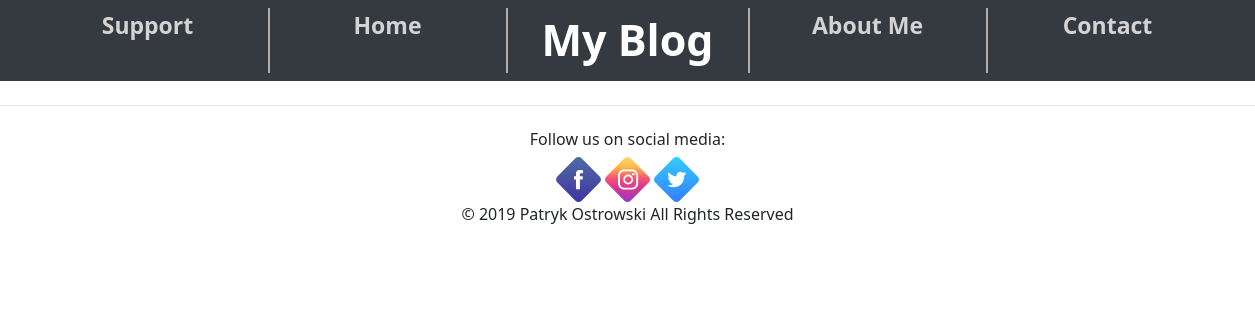
The app's page /, older data.
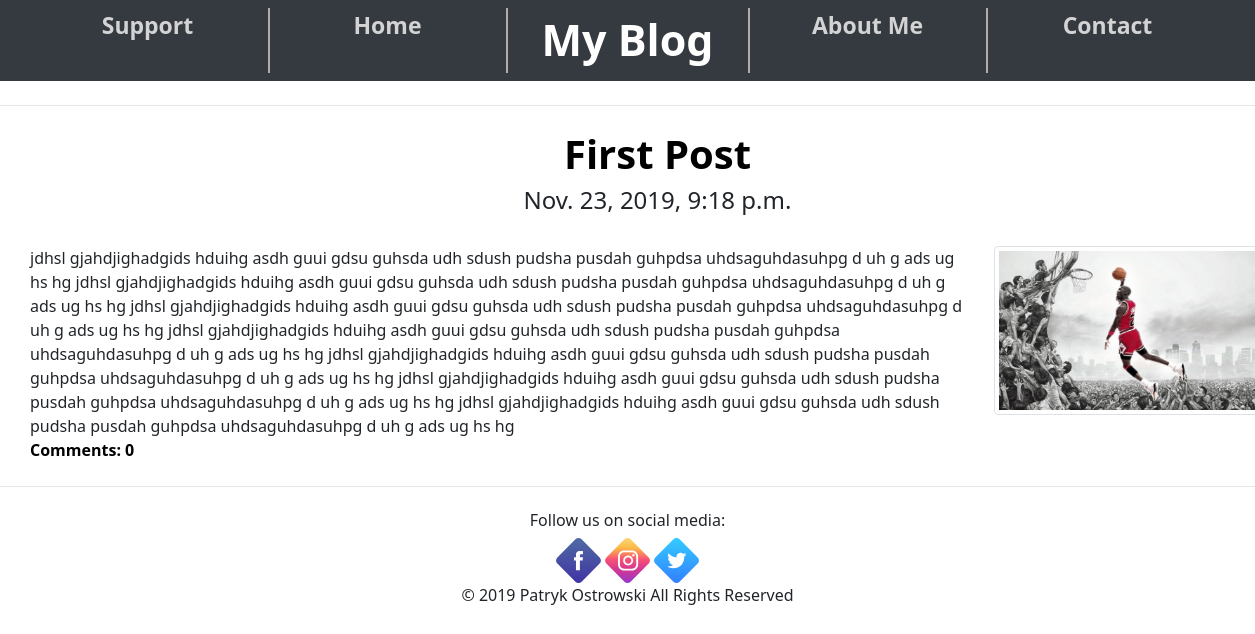
The same page, newer data.
### blog/models.py (models this page shows, shortened)
class Post(models.Model):
    author = models.ForeignKey('auth.User',on_delete=models.CASCADE)
    title = models.CharField(max_length=999)
    text = models.TextField()
    image = models.ImageField(upload_to='media/', blank=True, null=True)
    video = models.FileField(upload_to='media/', blank=True, null=True)
    created_date = models.DateTimeField(default=timezone.now)
    published_date = models.DateTimeField(blank=True, null=True)
    def approve_comments(self):
        return self.comments.filter(approved_comment=True)

### blog/views.py (the view)
# urls.py: url(r'^$', views.PostListView.as_view(), name='post_list'),
class PostListView(ListView):
    model = Post
    def get_queryset(self):
        return Post.objects.filter(created_date__lte=timezone.now()).order_by('-published_date')

### blog/templates/blog/post_list.html (shortened to what this page needs)
{% extends "blog/base.html" %}
{% load staticfiles %}
{% load static %}
{% block content %}
    <hr class="my-4">
{% for post in post_list %}
    <div class="post-row">
        <div class="row align-items-center justify-content-center">
            <div class="col align-self-center">
                <h1 align="center"><a class="post-link" href="{% url 'post_detail' pk=post.pk %}">{{ post.title }}</a></h1>
            </div>
        </div>
        <div class="row align-items-center justify-content-center">
            <div class="col align-self-center">
                <h4 align="center">{{ post.published_date }}</h4>
            </div>
        </div>
        <br>
        <div class="row align-items-start">
            <div class="col-9 align-self-start">
                <div class="post-text ">
                    {{ post.text }}
                </div>
                <a class="post-link" href="{% url 'post_detail' pk=post.pk %}">Comments: {{ post.approve_comments.count }}</a>
            </div>
            <div class="col-3 align-self-start">
            {% if post.image %}
                <div class="post-pic">
                    <img src="{{ post.image.url }}" class=".img-fluid img-thumbnail" >
                </div>
            {% else %}
                <div class="post-pic">
                    <img src=" {% static 'media/greyblank.jpg' %}" class=".img-fluid img-thumbnail" alt="image">
                </div>
            {% endif %}
            </div>
        </div>
        </div>
        <hr class="my-4">
{% endfor %}
{% endblock %}

### blog/templates/blog/base.html (shortened to what this page needs)
<!DOCTYPE html>
{% load staticfiles %}
{% load static %}
<html>
<head>
    <link rel="stylesheet" href="https://stackpath.bootstrapcdn.com/bootstrap/4.3.1/css/bootstrap.min.css">
    <link href="//netdna.bootstrapcdn.com/bootstrap/3.0.0/css/bootstrap-glyphicons.css" rel="stylesheet">
    <link rel="stylesheet" type="text/css" href="{% static 'css/blog.css' %}"/>
</head>
<body>
    <nav class="navbar navbar-expand-lg navbar-dark bg-dark">
        <div class="collapse navbar-collapse" id="navbarSupportedContent">
            <ul class="nav navbar-nav justify-content-center">
                <li class="nav-item n-link">
                    <a class="n-link" href="#">Support</a>
                </li>
                <li class="nav-item n-link-border">
                    <a class="n-link" href="#">Home</a>
                </li>
                <li class="nav-item n-link" style="text-align: center">
                    <a class="n-link-main" href="{% url 'post_list' %}">My Blog</a>
                </li>
                <li class="nav-ite n-link-border">
                    <a class="n-link" href="#">About Me</a>
                </li>
                <li class="nav-item n-link">
                    <a class="n-link" href="#">Contact</a>
                </li>
            </ul>
        </div>
    </nav>
{% block content %}
{% endblock content %}
    <div class="wrapper">
        <h6 style="text-align:center;">Follow us on social media:</h6>
        <a href="https://www.facebook.com/"><img src="{% static 'media/facebook.svg' %}" width="45px"></a>
        <a href="https://www.instagram.com/"><img src="{% static 'media/insta.svg' %}" width="45px"></a>
        <a href="https://twitter.com/"><img src="{% static 'media/twitter.svg' %}" width="45px"></a>
        <p>© 2019 Patryk Ostrowski All Rights Reserved </p>
        <div class="push"></div>
    </div>
</body>
</html>

### blog/static/css/blog.css (style rules this page uses)
body { background-size:cover; font-family: Candara,Calibri,Segoe,Segoe UI,Optima,Arial,sans-serif; }
html, body { height: 100%; margin: 0; }
a { color:white; font-weight: bold; }
.navbar-nav { width: 100%; text-align: center; }
li { float: none; display: inline-block; }
.n-link { font-size: 23px; height: auto; width:240px; color: lightgrey; }
.n-link-main { font-size: 43px; height: 46px; width:240px; color: white; }
.n-link-border { font-size: 23px; border-left: 2px solid rgb(177, 173, 173); border-right: 2px solid rgb(177, 173, 173); height: auto; width:240px; }
.wrapper { min-height: 100%; margin-bottom: -50px; text-align:center; }
.footer, .push { height: 50px; }
.post-row { position: relative; left:30px; }
.post-link { color:black; }
.post-pic { max-width:350px; max-height:250px; }

Row changes from the older to the newer data that the page shows:
added Post: title "First Post", published_date "Nov. 23, 2019, 9:18 p.m.", text "jdhsl gjahdjighadgids hduihg asdh guui gdsu guhsda udh sdush pudsha pusdah guhpdsa uhdsaguhdasuhpg d uh g ads ug hs hg jdhsl gjahdjighadgids hduihg asdh guui gdsu guhsda udh sdush pudsha pusdah guhpdsa uhdsaguhdasuhpg d uh g ads ug hs hg jdhsl gjahdjighadgids hduihg asdh guui gdsu guhsda udh sdush pudsha pusdah guhpdsa uhdsaguhdasuhpg d uh g ads ug hs hg jdhsl gjahdjighadgids hduihg asdh guui gdsu guhsda udh sdush pudsha pusdah guhpdsa uhdsaguhdasuhpg d uh g ads ug hs hg jdhsl gjahdjighadgids hduihg asdh guui gdsu guhsda udh sdush pudsha pusdah guhpdsa uhdsaguhdasuhpg d uh g ads ug hs hg jdhsl gjahdjighadgids hduihg asdh guui gdsu guhsda udh sdush pudsha pusdah guhpdsa uhdsaguhdasuhpg d uh…", approve_comments.count "0", image (picture)
